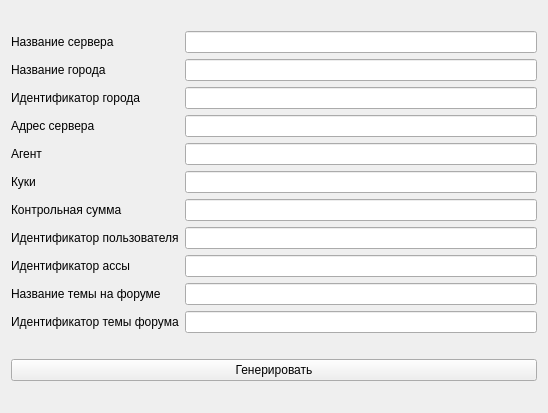
<?xml version="1.0" encoding="UTF-8"?>
<ui version="4.0">
 <class>settingsAdd</class>
 <widget class="QWidget" name="settingsAdd">
  <property name="geometry">
   <rect>
    <x>0</x>
    <y>0</y>
    <width>548</width>
    <height>413</height>
   </rect>
  </property>
  <property name="windowTitle">
   <string>Form</string>
  </property>
  <layout class="QGridLayout" name="gridLayout">
   <item row="0" column="0">
    <layout class="QHBoxLayout" name="horizontalLayout">
     <item>
      <layout class="QVBoxLayout" name="verticalLayout">
       <item>
        <widget class="QLabel" name="label">
         <property name="text">
          <string>Название сервера</string>
         </property>
        </widget>
       </item>
       <item>
        <widget class="QLabel" name="label_2">
         <property name="text">
          <string>Название города</string>
         </property>
        </widget>
       </item>
       <item>
        <widget class="QLabel" name="label_3">
         <property name="text">
          <string>Идентификатор города</string>
         </property>
        </widget>
       </item>
       <item>
        <widget class="QLabel" name="label_4">
         <property name="text">
          <string>Адрес сервера</string>
         </property>
        </widget>
       </item>
       <item>
        <widget class="QLabel" name="label_5">
         <property name="text">
          <string>Агент</string>
         </property>
        </widget>
       </item>
       <item>
        <widget class="QLabel" name="label_6">
         <property name="text">
          <string>Куки</string>
         </property>
        </widget>
       </item>
       <item>
        <widget class="QLabel" name="label_7">
         <property name="text">
          <string>Контрольная сумма</string>
         </property>
        </widget>
       </item>
       <item>
        <widget class="QLabel" name="label_8">
         <property name="text">
          <string>Идентификатор пользователя</string>
         </property>
        </widget>
       </item>
       <item>
        <widget class="QLabel" name="label_9">
         <property name="text">
          <string>Идентификатор ассы</string>
         </property>
        </widget>
       </item>
       <item>
        <widget class="QLabel" name="label_10">
         <property name="text">
          <string>Название темы на форуме</string>
         </property>
        </widget>
       </item>
       <item>
        <widget class="QLabel" name="label_11">
         <property name="text">
          <string>Идентификатор темы форума</string>
         </property>
        </widget>
       </item>
      </layout>
     </item>
     <item>
      <layout class="QVBoxLayout" name="verticalLayout_2">
       <item>
        <widget class="QLineEdit" name="serverName"/>
       </item>
       <item>
        <widget class="QLineEdit" name="townName"/>
       </item>
       <item>
        <widget class="QLineEdit" name="townId"/>
       </item>
       <item>
        <widget class="QLineEdit" name="serverUrl"/>
       </item>
       <item>
        <widget class="QLineEdit" name="userAgent"/>
       </item>
       <item>
        <widget class="QLineEdit" name="cookie"/>
       </item>
       <item>
        <widget class="QLineEdit" name="checksum"/>
       </item>
       <item>
        <widget class="QLineEdit" name="userId"/>
       </item>
       <item>
        <widget class="QLineEdit" name="corpId"/>
       </item>
       <item>
        <widget class="QLineEdit" name="themeName"/>
       </item>
       <item>
        <widget class="QLineEdit" name="theneId"/>
       </item>
      </layout>
     </item>
    </layout>
   </item>
   <item row="1" column="0">
    <widget class="QPushButton" name="pushButton">
     <property name="text">
      <string>Генерировать</string>
     </property>
    </widget>
   </item>
  </layout>
 </widget>
 <resources/>
 <connections/>
</ui>
